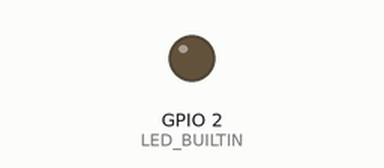
A sketch run on a simulated ESP32. Shown: output pins drawn as LEDs (lit = HIGH). I2S audio is not simulated (input reads silence); what the sketch prints to the serial monitor is not drawn.

Above: at 2.7 s.
At 4.9 s:
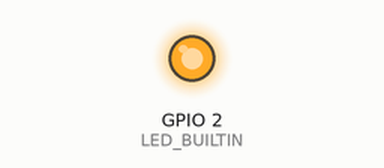
Timing chart, 0 to 7.5 s (numbered marks = the images above):
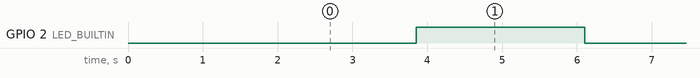

Measured:
- by itself, GPIO 2 (LED_BUILTIN): alternates HIGH for 2.3 s and LOW for 2.3 s

The sketch:

stream_audio.ino
```cpp
// this is the code for esp 32 s3
#include <driver/i2s.h>

#define SAMPLE_RATE     16000
#define CHANNELS        7
#define CHUNK_SAMPLES   512
#define DMA_BUF_LEN     256
#define DMA_BUF_COUNT   8


#define MIC_WS_PIN      1
#define MIC_CK_PIN      2
#define MIC_D0_PIN      3


int32_t i2s_buffer[DMA_BUF_LEN * 2];
int16_t output_buffer[CHUNK_SAMPLES * CHANNELS];
size_t output_idx = 0;


unsigned long packets_sent = 0;
bool led_state = false;

void setup() {
    Serial.begin(2000000);
    Serial.setTimeout(10);

    // Small delay for serial to stabilize
    delay(500);

    Serial.println("ZEUS IS STARTING");
    Serial.flush();
    delay(100);

    // Configure I2S
    i2s_config_t i2s_config = {
        .mode = (i2s_mode_t)(I2S_MODE_MASTER | I2S_MODE_RX),
        .sample_rate = SAMPLE_RATE,
        .bits_per_sample = I2S_BITS_PER_SAMPLE_32BIT,
        .channel_format = I2S_CHANNEL_FMT_RIGHT_LEFT,
        .communication_format = I2S_COMM_FORMAT_STAND_I2S,
        .intr_alloc_flags = ESP_INTR_FLAG_LEVEL1,
        .dma_buf_count = DMA_BUF_COUNT,
        .dma_buf_len = DMA_BUF_LEN,
        .use_apll = false,
        .tx_desc_auto_clear = false,
        .fixed_mclk = 0
    };

    esp_err_t err = i2s_driver_install(I2S_NUM_0, &i2s_config, 0, NULL);
    if (err != ESP_OK) {
        Serial.println("ERR");
        while(1) delay(1000);
    }

    i2s_pin_config_t pin_config = {
        .bck_io_num = MIC_CK_PIN,
        .ws_io_num = MIC_WS_PIN,
        .data_out_num = I2S_PIN_NO_CHANGE,
        .data_in_num = MIC_D0_PIN
    };

    err = i2s_set_pin(I2S_NUM_0, &pin_config);
    if (err != ESP_OK) {
        Serial.println("ERR");
        while(1) delay(1000);
    }

    i2s_zero_dma_buffer(I2S_NUM_0);

    Serial.println("START");
    Serial.flush();

    delay(1000);


    pinMode(LED_BUILTIN, OUTPUT);
}

void loop() {
    size_t bytes_read;

    // Read I2S data
    esp_err_t result = i2s_read(I2S_NUM_0, i2s_buffer,
                                sizeof(i2s_buffer), &bytes_read, portMAX_DELAY);

    // to handle fail
    if (result != ESP_OK || bytes_read == 0) {
        return;
    }

    size_t samples = bytes_read / 8;

    // to convert and accumulate
    for (size_t i = 0; i < samples && output_idx < CHUNK_SAMPLES; i++) {
        int32_t left = i2s_buffer[i * 2];
        int32_t right = i2s_buffer[i * 2 + 1];
        int16_t left16 = (int16_t)(left >> 16);
        int16_t right16 = (int16_t)(right >> 16);

        size_t base = output_idx * CHANNELS;
        output_buffer[base + 0] = left16;
        output_buffer[base + 1] = right16;
        output_buffer[base + 2] = left16;
        output_buffer[base + 3] = right16;
        output_buffer[base + 4] = left16;
        output_buffer[base + 5] = right16;
        output_buffer[base + 6] = (left16 + right16) / 2;

        output_idx++;
    }

    // Send when chunk is full
    if (output_idx >= CHUNK_SAMPLES) {

        uint8_t header[6];
        header[0] = 'M';
        header[1] = 'I';
        header[2] = 'C';
        header[3] = (uint8_t)(CHUNK_SAMPLES & 0xFF);
        header[4] = (uint8_t)((CHUNK_SAMPLES >> 8) & 0xFF);
        header[5] = (uint8_t)CHANNELS;

        Serial.write(header, 6);
        Serial.write((uint8_t*)output_buffer, CHUNK_SAMPLES * CHANNELS * 2);


        output_idx = 0;
        packets_sent++;
        if (packets_sent % 30 == 0) {
            led_state = !led_state;
            digitalWrite(LED_BUILTIN, led_state);
        }
    }
}
```
